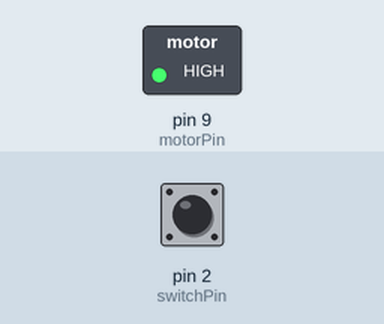
Recording of a sketch running on a simulated Arduino Uno, built with avr-gcc and run on an emulated ATmega328P. Shown: switched loads named in the sketch (green lamp = pin HIGH). The inputs (shaded band) are chosen by the test bench; at power-on: pin 2 (switchPin) HIGH.

Above: at 1.2 s.
1.3 s: pin 2 (switchPin) pulled LOW for 0.15 s
At 1.37 s:
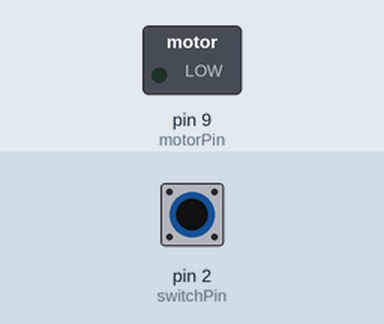
2.9 s: pin 2 (switchPin) pulled LOW for 3.2 s
At 6.8 s:
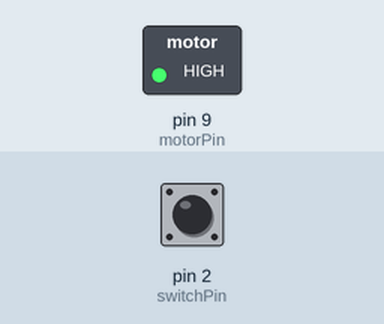
Timing chart, 0 to 8.3 s (numbered marks = the images above; inputs shaded):
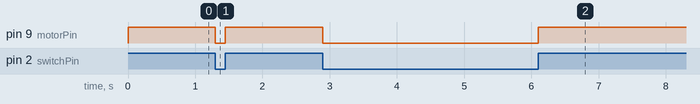

The sketch:

project-9.ino
```cpp
const int switchPin = 2;
const int motorPin = 9;
int switchState = 0;

void setup() {
  // put your setup code here, to run once:
  pinMode(motorPin, OUTPUT);
  pinMode(switchPin, INPUT);

  Serial.begin(9600);
}

void loop() {
  // put your main code here, to run repeatedly:
  switchState = digitalRead(switchPin);
  digitalWrite(motorPin, switchState);


//Serial.println(switchState);
//  if (switchState == HIGH) {
//    digitalWrite(motorPin, HIGH);
//    Serial.print("HIGH");
//  } else {
//    digitalWrite(motorPin, LOW);
//  }
}
```

Measured:
- after the input at 1.3 s, pin 9 (motorPin): HIGH → LOW at once, → HIGH 0.15 s later
- after the input at 2.9 s, pin 9 (motorPin): HIGH → LOW at once, → HIGH 3.2 s later
